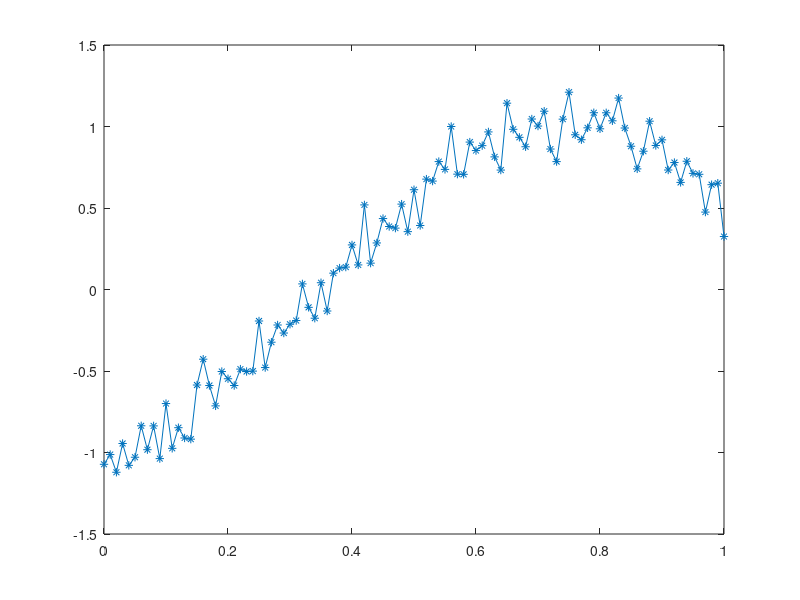
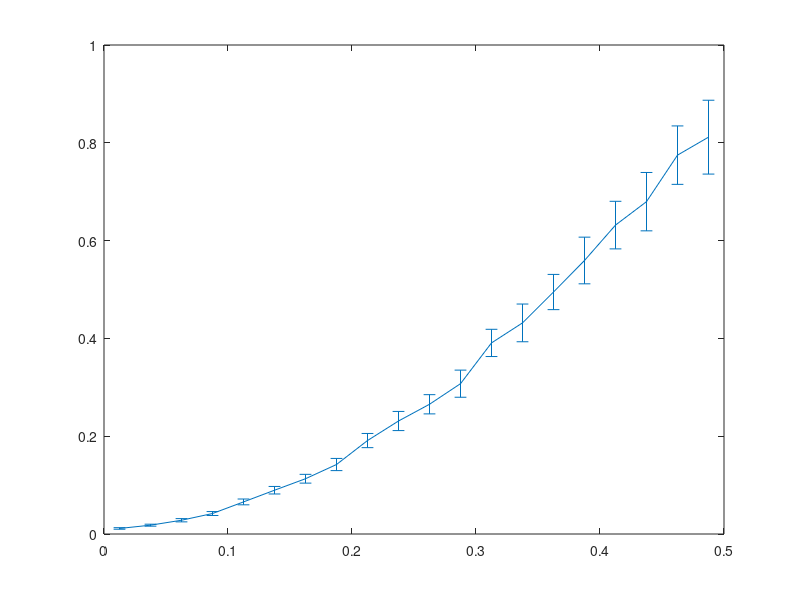

Source code (MATLAB) for these figures, in order: (Note: this script raises an error after producing the figures.)
%% generate data

X = (0:0.01:1)';
Y = cos(4*X -3) + randn(size(X)) * 0.1;

figure();
plot(X, Y, '-*');

%% estimate variogram

ns = length(X);

dist = zeros([ns ns]);
for idx = 1:ns
    dist(idx,:) = abs(X(idx,1) - X(:,1));
end

gamma = zeros([ns ns]);
for idx = 1:ns
    gamma(idx,:) = (Y(idx) - Y) .* (Y(idx) - Y);
end

dist = dist(:);
gamma = gamma(:);

bins = linspace(0, max(dist)/2,21); % factor 1/2 is used to limit to area with large number of samples

x = zeros([length(bins)-1 1]);
y = zeros(size(x));
e = zeros(size(x));

for idx = 1:length(bins)-1
    select = dist >= bins(idx) & dist < bins(idx+1);
    x(idx) = 0.5*(bins(idx) + bins(idx+1));
    y(idx) = 0.5*mean( gamma(select) );
    e(idx) = std(gamma(select))/sqrt(length(gamma(select)));
end

figure();
errorbar(x,y,e);

%% fit variogram

stablealpha = 2;
func_exp = @(b,h) b(2)*(1-exp(-(h.^stablealpha)/(b(1)^stablealpha)));

func_nugget = @(b,h) b*(abs(h)>0);

variofun = @(b,h) func_exp(b(1:2),h) + func_nugget(b(3),h);

b0 = [max(x)*2/3 max(y) 1e-3]; % initial guess
lb = zeros(size(b0)); lb(3) = 4e-3; % lower bound
ub = [inf max(y) max(y)];

options = optimoptions('fmincon','Display','off','MaxFunctionEvaluations',10000);
objectfun = @(b) sum( (variofun(b,x)-y).^2 );
b = fmincon(objectfun, b0, [], [], [], [], lb, ub, [], options);

range = b(1);
sill = b(2);
nugget = b(3);

% check fitting
figure()
hold on;
box on;
plot(x,y,'o');
plot(x,variofun(b,x));
legend({'data','fit'},'location','best');
legend('boxoff');
set(gcf,'color','w');

%% ordinary kriging with variogram

Dx = abs(bsxfun(@minus,X,X'));

% calculate matrix with variogram values
A = func_exp([range sill],Dx);
A = A + func_nugget(nugget,Dx);

% matrix must be expanded by one line and one row to account for condition
% that all weights must sum to 1 (lagrange multiplier)
A = [[A ones(ns,1)]; ones([1 ns]) 0];

% expand output for later convenience
Yn = [Y; 0];

% test data
Xt = linspace(min(X),max(X),100)';
Xt = sort([Xt; X]);
dt = abs(bsxfun(@minus,X,Xt'));

a = func_exp([range sill],dt) + nugget;
a = [a; ones(1, length(Xt))];

% solve system
lambda = pinv(A)*a;

% predict
Yt = lambda'*Yn;
sigma = sqrt( sum(a.*lambda,1) ).';

figure();
hold on;
box on;
plot(X,Y,'o');
plot(Xt,Yt,'-r','linewidth',1.5);
plot(Xt,Yt-3*sigma,'--m','linewidth',1);
plot(Xt,Yt+3*sigma,'--c','linewidth',1);
xlabel('X');
ylabel('Y');
legend({'data','y','y-3\sigma','y+3\sigma'},'location','best');
legend('boxoff');
set(gcf,'color','w');

%% ordinary kriging with covariogram

cov_exp = @(b,h) b(2)*exp(-(h.^stablealpha)/(b(1)^stablealpha));
cov_nugget = @(b,h) b*(abs(h)==0);

Dx = abs(bsxfun(@minus,X,X'));

% calculate matrix with variogram values
K = cov_exp([range sill],Dx);
K = K + cov_nugget(nugget,Dx);

K_inv = pinv(K);

% matrix must be expanded by one line and one row to account for condition
% that all weights must sum to 1 (lagrange multiplier)
K = [[K ones(ns,1)]; ones([1 ns]) 0];

% expand output for later convenience
Yn = [Y; 0];

% test data
Xt = linspace(min(X),max(X),100)';
Xt = sort([Xt; X]);
dt = abs(bsxfun(@minus,X,Xt'));

k = cov_exp([range sill],dt);
k = [k; ones(1, length(Xt))];

% solve system
lambda = pinv(K)*k;

% predict
Yt = lambda'*Yn;

dt = abs(bsxfun(@minus,Xt,Xt'));
kt = cov_exp([range sill],dt) + cov_nugget(nugget,dt);
k = k(1:end-1,:);
cov = kt - k' * K_inv * k;
sigma = sqrt( diag(cov) );

figure();
hold on;
box on;
plot(X,Y,'o');
plot(Xt,Yt,'-r','linewidth',1.5);
plot(Xt,Yt-3*sigma,'--m','linewidth',1);
plot(Xt,Yt+3*sigma,'--c','linewidth',1);
xlabel('X');
ylabel('Y');
legend({'data','y','y-3\sigma','y+3\sigma'},'location','best');
legend('boxoff');
set(gcf,'color','w');